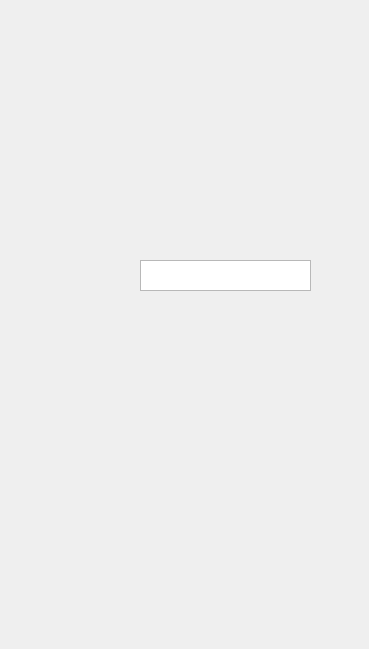
    <widget class="QWidget" name="sign_up">
     <widget class="QLabel" name="label_2">
      <property name="geometry">
       <rect>
        <x>0</x>
        <y>0</y>
        <width>360</width>
        <height>640</height>
       </rect>
      </property>
      <property name="text">
       <string/>
      </property>
      <property name="pixmap">
       <pixmap>../image/sign_up/sign_up.png</pixmap>
      </property>
     </widget>
     <widget class="QPushButton" name="pushButt_enter_sign_up">
      <property name="geometry">
       <rect>
        <x>40</x>
        <y>350</y>
        <width>281</width>
        <height>29</height>
       </rect>
      </property>
      <property name="text">
       <string/>
      </property>
      <property name="flat">
       <bool>true</bool>
      </property>
     </widget>
     <widget class="QPushButton" name="pushButt_sign_in">
      <property name="geometry">
       <rect>
        <x>220</x>
        <y>140</y>
        <width>83</width>
        <height>29</height>
       </rect>
      </property>
      <property name="text">
       <string/>
      </property>
      <property name="flat">
       <bool>true</bool>
      </property>
     </widget>
     <widget class="QTextEdit" name="enter_number_sign_up">
      <property name="geometry">
       <rect>
        <x>140</x>
        <y>260</y>
        <width>171</width>
        <height>31</height>
       </rect>
      </property>
      <property name="frameShape">
       <enum>QFrame::StyledPanel</enum>
      </property>
     </widget>
    </widget>
